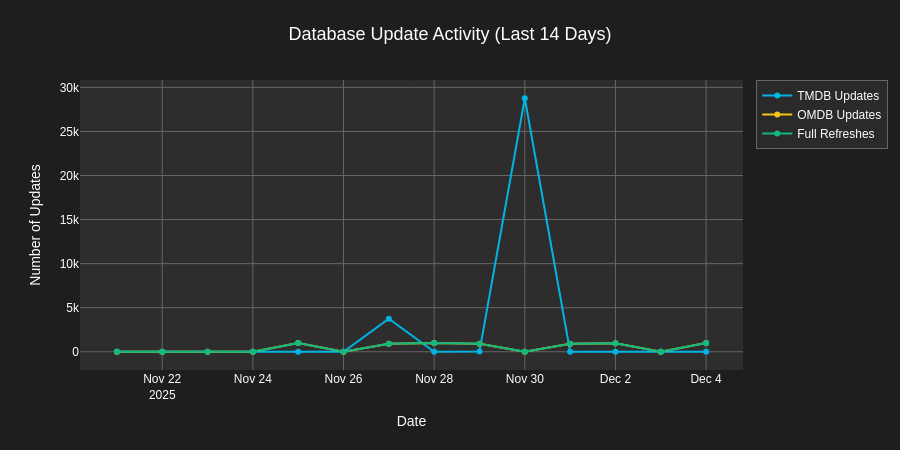

Write notebook code for a chart like this one.
### Code cell
# Visualize update activity
if len(activity_df) > 0:
    fig = go.Figure()

    fig.add_trace(go.Scatter(
        x=activity_df['date'],
        y=activity_df['tmdb_updates'],
        name='TMDB Updates',
        mode='lines+markers',
        line=dict(width=2, color='#01b4e4')
    ))

    fig.add_trace(go.Scatter(
        x=activity_df['date'],
        y=activity_df['omdb_updates'],
        name='OMDB Updates',
        mode='lines+markers',
        line=dict(width=2, color='#f5c518')
    ))

    fig.add_trace(go.Scatter(
        x=activity_df['date'],
        y=activity_df['full_refreshes'],
        name='Full Refreshes',
        mode='lines+markers',
        line=dict(width=2, color='#10b981')
    ))

    fig.update_layout(
        title='Database Update Activity (Last 14 Days)',
        xaxis_title='Date',
        yaxis_title='Number of Updates',
        hovermode='x unified',
        height=450
    )

    fig.show()

### Figure 1 — Plotly figure (JSON) as saved in the notebook; plotly's stock layout.template omitted (floating-point values rounded to 4 significant figures)
{"data": [{"line": {"color": "#01b4e4", "width": 2}, "mode": "lines+markers", "name": "TMDB Updates", "type": "scatter", "x": ["2025-12-04T00:00:00.000000", "2025-12-03T00:00:00.000000", "2025-12-02T00:00:00.000000", "2025-12-01T00:00:00.000000", "2025-11-30T00:00:00.000000", "2025-11-29T00:00:00.000000", "2025-11-28T00:00:00.000000", "2025-11-27T00:00:00.000000", "2025-11-26T00:00:00.000000", "2025-11-25T00:00:00.000000", "2025-11-24T00:00:00.000000", "2025-11-23T00:00:00.000000", "2025-11-22T00:00:00.000000", "2025-11-21T00:00:00.000000"], "y": [0, 0, 0, 0, 28767, 18, 0, 3749, 0, 0, 0, 0, 0, 0]}, {"line": {"color": "#f5c518", "width": 2}, "mode": "lines+markers", "name": "OMDB Updates", "type": "scatter", "x": ["2025-12-04T00:00:00.000000", "2025-12-03T00:00:00.000000", "2025-12-02T00:00:00.000000", "2025-12-01T00:00:00.000000", "2025-11-30T00:00:00.000000", "2025-11-29T00:00:00.000000", "2025-11-28T00:00:00.000000", "2025-11-27T00:00:00.000000", "2025-11-26T00:00:00.000000", "2025-11-25T00:00:00.000000", "2025-11-24T00:00:00.000000", "2025-11-23T00:00:00.000000", "2025-11-22T00:00:00.000000", "2025-11-21T00:00:00.000000"], "y": [988, 0, 976, 916, 0, 896, 989, 898, 0, 997, 0, 3, 0, 0]}, {"line": {"color": "#10b981", "width": 2}, "mode": "lines+markers", "name": "Full Refreshes", "type": "scatter", "x": ["2025-12-04T00:00:00.000000", "2025-12-03T00:00:00.000000", "2025-12-02T00:00:00.000000", "2025-12-01T00:00:00.000000", "2025-11-30T00:00:00.000000", "2025-11-29T00:00:00.000000", "2025-11-28T00:00:00.000000", "2025-11-27T00:00:00.000000", "2025-11-26T00:00:00.000000", "2025-11-25T00:00:00.000000", "2025-11-24T00:00:00.000000", "2025-11-23T00:00:00.000000", "2025-11-22T00:00:00.000000", "2025-11-21T00:00:00.000000"], "y": [988, 0, 976, 916, 0, 896, 989, 898, 0, 997, 0, 3, 0, 0]}], "layout": {"height": 450, "hovermode": "x unified", "title": {"text": "Database Update Activity (Last 14 Days)"}, "xaxis": {"title": {"text": "Date"}}, "yaxis": {"title": {"text": "Number of Updates"}}}}
